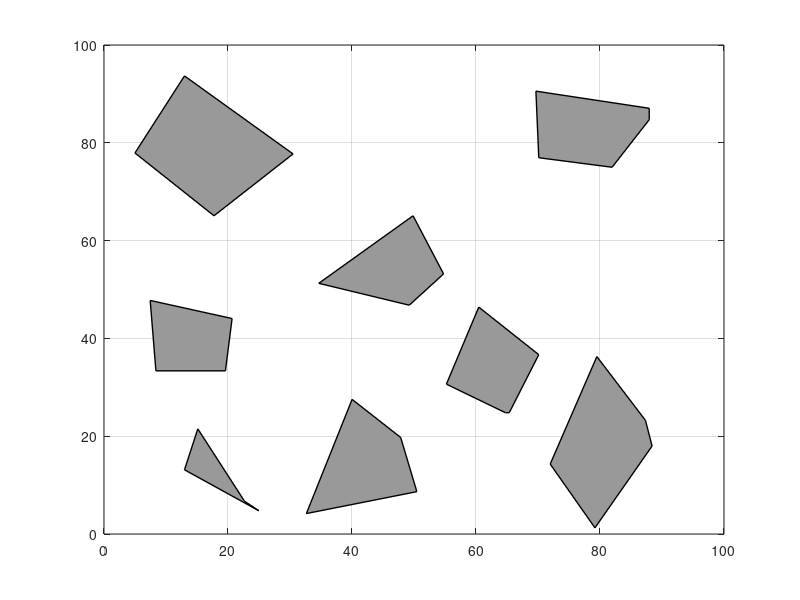

The MATLAB source for this figure:
function [polyObs, Obstacles] = LoadObstacles
load('Obstacles.mat'); 
% f = figure('Color', 'w', 'Position', [20 180 600 450]);
for n = 1:numel(Obstacles)
    obstacle = Obstacles{n};
    fill(obstacle(1,:), obstacle(2,:), [0.6,0.6,0.6], 'LineWidth', 1); hold on;
end
axis([0 100 0 100]);
hold on; grid on;
ax = gca;
end